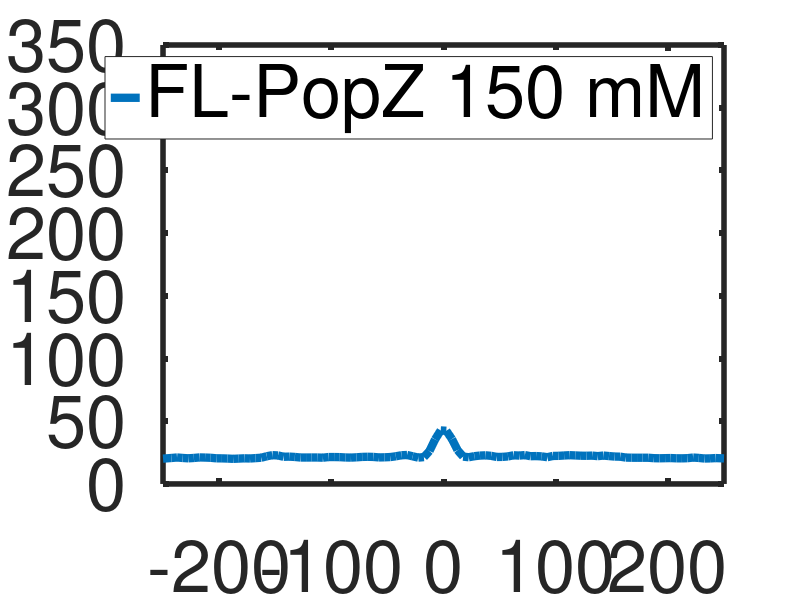

This chart was generated by the following MATLAB code: (Note: this script raises an error after producing the figure.)
clear all;
close all;
step=3000; % number of timesteps (after removing equilibrium steps)

% Divide the length of the box (in nm) by the number of bins
dZ=500/100;

% protein density by Z-positon -------------------------------------------------------------
FL150=importdata('protein_hist_mindist.txt',' ',1);
FL150=FL150.data;

% Normalize
FL150(:,2)=FL150(:,2)./(step);
% Normalize the mass per step by the volume of each bin (in mL)
% xy is the xy box length taken from npt.xml
xy=29.263652792064985;
dV=dZ*xy*xy/(10^(21));
% Convert dalton to mg
FL150(:,2)=FL150(:,2)*1.6605*10^(-21);
FL150(:,2)=FL150(:,2)./(dV);

figure;
hold on;
plot(FL150(:,1)/10,FL150(:,2),'Linewidth',6);
set(gca,'FontSize',52,'FontName','Helvetica','Linewidth',4);
legend({'FL-PopZ 150 mM'},'location','northeast','FontSize',52,'FontName','Helvetica');
axis([-250 250 0 350]);
box on;


% cluster size -------------------------------------------------------------
FL=importdata('cluster_size_mindist.txt');

% take histogram. Maximum value is 100 trimers per cluster
edges=[-0.5:1:100.5];
[N1,edges]=histcounts(FL(:,1),edges,'Normalization','pdf');
edges2=[0:1:100];

figure;
hold on;
plot(edges2,N1,'Linewidth',6);
set(gca,'FontSize',52,'FontName','Helvetica','Linewidth',4);
legend({'FL-PopZ 150 mM'},'location','northeast','FontSize',52,'FontName','Helvetica');
axis([0 100 0 0.5]);
box on;
